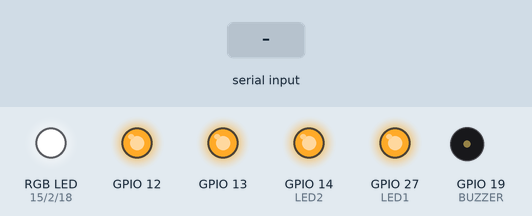
Recording of a sketch running on a simulated ESP32. Parts: an RGB LED mixed from three pins (HIGH = lit), output pins drawn as LEDs (lit = HIGH), buzzer (waves = sounding, pin HIGH). The inputs (shaded band) are chosen by the test bench.

Above: at 1.2 s.
1.3 s: "K,90,45,200,10\n" received over the second serial link
At 2.3 s:
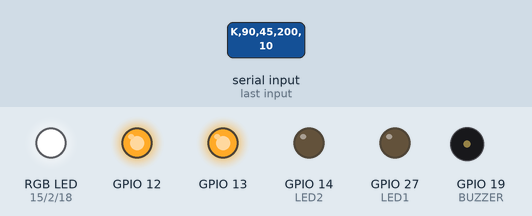
Timing chart, 0 to 4.3 s (numbered marks = the images above; inputs shaded):
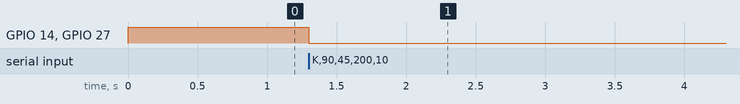

Measured:
- after the input at 1.3 s, GPIO 14 (LED2), GPIO 27 (LED1): HIGH → LOW at once

The sketch:

Ardu8_32_UART_WebStation.ino
```cpp
/*
  Робототехнический контроллер «Кибернетический»: датчики на веб-странице

  ESP32 принимает данные от Ardu8_30_UART_Sender (DIP2 = ON) и показывает их
  на странице http://192.168.4.1. Wi-Fi сеть «Kiber-Station», пароль 12345678.
  Страница обновляется сама раз в секунду.

  Плата в Arduino IDE: ESP32 Wrover Module. Кабель USB-C — в НИЖНИЙ разъём (ESP32).
  ⚠ Пример ещё не проверен на контроллере.
*/

// ---------- Светодиоды, кнопки и пищалка ESP32 ----------
// Светодиоды горят от LOW. Слева направо на плате: LED4, LED3, LED2, LED1.
const int LED1 = 27, LED2 = 14, LED3 = 12, LED4 = 13;
const int RGB_R = 15, RGB_G = 2, RGB_B = 18;
// Кнопки дают HIGH при нажатии. Слева направо на плате: BUT4, BUT3, BUT2, BUT1.
const int BUT1 = 34, BUT2 = 35, BUT3 = 25, BUT4 = 26;
const int BUZZER = 19;

void setRGB(bool r, bool g, bool b) {
  digitalWrite(RGB_R, r ? LOW : HIGH);
  digitalWrite(RGB_G, g ? LOW : HIGH);
  digitalWrite(RGB_B, b ? LOW : HIGH);
}

void boardBegin() {
  int leds[] = {LED1, LED2, LED3, LED4, RGB_R, RGB_G, RGB_B};
  for (int p : leds) { pinMode(p, OUTPUT); digitalWrite(p, HIGH); }  // всё погасить
  int buttons[] = {BUT1, BUT2, BUT3, BUT4};
  for (int p : buttons) pinMode(p, INPUT);
  pinMode(BUZZER, OUTPUT);
}

#include <WiFi.h>
#include <WebServer.h>

WebServer server(80);
int s1 = 0, s2 = 0, cm = 0, endstop = 0;

void sendPage() {
  String color = cm > 0 && cm < 20 ? "#d33" : (cm < 50 ? "#c80" : "#2a2");
  String html = "<!DOCTYPE html><html><head><meta charset='utf-8'>"
                "<meta http-equiv='refresh' content='1'>"           // обновлять раз в секунду
                "<meta name='viewport' content='width=device-width'></head>"
                "<body style='font-family:sans-serif;font-size:22px'>"
                "<h2>Датчики Kirus</h2>"
                "<p style='color:" + color + "'>Расстояние: " + String(cm) + " см</p>"
                "<p>Линия S1: " + (s1 ? "чёрное" : "белое") + "</p>"
                "<p>Линия S2: " + (s2 ? "чёрное" : "белое") + "</p>"
                "<p>Концевой выключатель: " + (endstop ? "нажат" : "отпущен") + "</p>"
                "</body></html>";
  server.send(200, "text/html", html);
}

void setup() {
  boardBegin();
  Serial2.begin(115200, SERIAL_8N1, 22, 23);
  WiFi.softAP("Kiber-Station", "12345678");
  server.on("/", sendPage);
  server.begin();
}

void loop() {
  if (Serial2.available()) {
    String line = Serial2.readStringUntil('\n');
    sscanf(line.c_str(), "K,%d,%d,%d,%d", &s1, &s2, &cm, &endstop);
    digitalWrite(LED1, s1 ? LOW : HIGH);
    digitalWrite(LED2, s2 ? LOW : HIGH);
  }
  server.handleClient();
}
```
